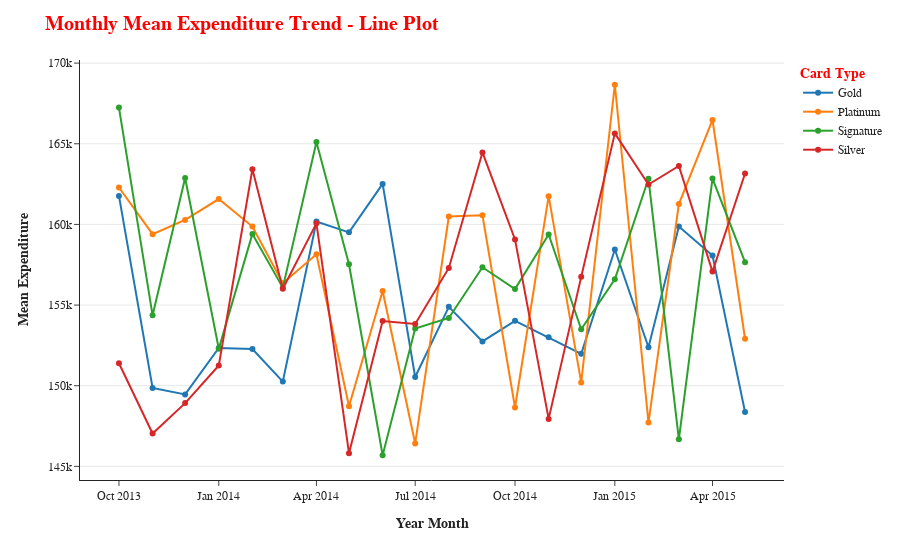

Notebook code for this chart:
### Markdown cell above
### <div style="text-align: left; background-color: #E0B279;  color: black; padding: 14px; line-height: 0.5;"> Monthly Spending Trend Analysis</div>

### Code cell
ccd_df['Date'] = pd.to_datetime(ccd_df['Date']) 
ccd_df['Year-Month'] = ccd_df['Date'].to_numpy().astype('datetime64[M]') 
ccd_df['City'] = ccd_df['City'].apply(lambda x: x.split(",")[0])

monthly_df = ccd_df[['Year-Month','Card Type','Amount']].groupby(['Year-Month','Card Type']).agg(mean_exp_amt=('Amount', 'mean')).reset_index().sort_values(['Year-Month','Card Type'])
monthly_df['mean_exp_amt']=monthly_df['mean_exp_amt'].astype('int')

fig = px.line(data_frame=monthly_df, x='Year-Month',y='mean_exp_amt', color='Card Type',template='simple_white',markers=True)
# fig.update_traces(mode="markers+lines", hovertemplate=None)
fig.update_yaxes(showgrid=True)
fig.update_layout(hovermode="x unified")

fig.update_layout(
    title='<b>Monthly Mean Expenditure Trend - Line Plot</b>',
    font_family="Courier New",
    title_font_family="Courier New",
    title_font_color="red",
    title_font_size=20,
    xaxis_title="<b>Year Month</b>",
    yaxis_title="<b>Mean Expenditure</b>",
    legend_title='<b>Card Type</b>',
    legend_title_font_color="red",
    plot_bgcolor = '#FFFFFF'
)

fig.show()

### Figure 1 — Plotly figure (JSON) as saved in the notebook; plotly's stock layout.template omitted (floating-point values rounded to 4 significant figures)
{"data": [{"hovertemplate": "Card Type=Gold<br>Year-Month=%{x}<br>mean_exp_amt=%{y}<extra></extra>", "legendgroup": "Gold", "line": {"color": "#1F77B4", "dash": "solid"}, "marker": {"symbol": "circle"}, "mode": "lines+markers", "name": "Gold", "orientation": "v", "showlegend": true, "type": "scatter", "x": ["2013-10-01T00:00:00", "2013-11-01T00:00:00", "2013-12-01T00:00:00", "2014-01-01T00:00:00", "2014-02-01T00:00:00", "2014-03-01T00:00:00", "2014-04-01T00:00:00", "2014-05-01T00:00:00", "2014-06-01T00:00:00", "2014-07-01T00:00:00", "2014-08-01T00:00:00", "2014-09-01T00:00:00", "2014-10-01T00:00:00", "2014-11-01T00:00:00", "2014-12-01T00:00:00", "2015-01-01T00:00:00", "2015-02-01T00:00:00", "2015-03-01T00:00:00", "2015-04-01T00:00:00", "2015-05-01T00:00:00"], "xaxis": "x", "y": [161768, 149863, 149463, 152343, 152273, 150255, 160182, 159507, 162513, 150542, 154888, 152744, 154024, 153007, 151978, 158443, 152387, 159867, 158070, 148372], "yaxis": "y"}, {"hovertemplate": "Card Type=Platinum<br>Year-Month=%{x}<br>mean_exp_amt=%{y}<extra></extra>", "legendgroup": "Platinum", "line": {"color": "#FF7F0E", "dash": "solid"}, "marker": {"symbol": "circle"}, "mode": "lines+markers", "name": "Platinum", "orientation": "v", "showlegend": true, "type": "scatter", "x": ["2013-10-01T00:00:00", "2013-11-01T00:00:00", "2013-12-01T00:00:00", "2014-01-01T00:00:00", "2014-02-01T00:00:00", "2014-03-01T00:00:00", "2014-04-01T00:00:00", "2014-05-01T00:00:00", "2014-06-01T00:00:00", "2014-07-01T00:00:00", "2014-08-01T00:00:00", "2014-09-01T00:00:00", "2014-10-01T00:00:00", "2014-11-01T00:00:00", "2014-12-01T00:00:00", "2015-01-01T00:00:00", "2015-02-01T00:00:00", "2015-03-01T00:00:00", "2015-04-01T00:00:00", "2015-05-01T00:00:00"], "xaxis": "x", "y": [162290, 159395, 160281, 161571, 159866, 156358, 158150, 148723, 155870, 146422, 160488, 160569, 148649, 161751, 150206, 168659, 147718, 161261, 166475, 152911], "yaxis": "y"}, {"hovertemplate": "Card Type=Signature<br>Year-Month=%{x}<br>mean_exp_amt=%{y}<extra></extra>", "legendgroup": "Signature", "line": {"color": "#2CA02C", "dash": "solid"}, "marker": {"symbol": "circle"}, "mode": "lines+markers", "name": "Signature", "orientation": "v", "showlegend": true, "type": "scatter", "x": ["2013-10-01T00:00:00", "2013-11-01T00:00:00", "2013-12-01T00:00:00", "2014-01-01T00:00:00", "2014-02-01T00:00:00", "2014-03-01T00:00:00", "2014-04-01T00:00:00", "2014-05-01T00:00:00", "2014-06-01T00:00:00", "2014-07-01T00:00:00", "2014-08-01T00:00:00", "2014-09-01T00:00:00", "2014-10-01T00:00:00", "2014-11-01T00:00:00", "2014-12-01T00:00:00", "2015-01-01T00:00:00", "2015-02-01T00:00:00", "2015-03-01T00:00:00", "2015-04-01T00:00:00", "2015-05-01T00:00:00"], "xaxis": "x", "y": [167242, 154364, 162879, 152292, 159413, 156081, 165108, 157525, 145689, 153540, 154201, 157343, 155993, 159375, 153498, 156601, 162828, 146676, 162841, 157661], "yaxis": "y"}, {"hovertemplate": "Card Type=Silver<br>Year-Month=%{x}<br>mean_exp_amt=%{y}<extra></extra>", "legendgroup": "Silver", "line": {"color": "#D62728", "dash": "solid"}, "marker": {"symbol": "circle"}, "mode": "lines+markers", "name": "Silver", "orientation": "v", "showlegend": true, "type": "scatter", "x": ["2013-10-01T00:00:00", "2013-11-01T00:00:00", "2013-12-01T00:00:00", "2014-01-01T00:00:00", "2014-02-01T00:00:00", "2014-03-01T00:00:00", "2014-04-01T00:00:00", "2014-05-01T00:00:00", "2014-06-01T00:00:00", "2014-07-01T00:00:00", "2014-08-01T00:00:00", "2014-09-01T00:00:00", "2014-10-01T00:00:00", "2014-11-01T00:00:00", "2014-12-01T00:00:00", "2015-01-01T00:00:00", "2015-02-01T00:00:00", "2015-03-01T00:00:00", "2015-04-01T00:00:00", "2015-05-01T00:00:00"], "xaxis": "x", "y": [151391, 147037, 148921, 151256, 163426, 156012, 160067, 145814, 154005, 153825, 157303, 164464, 159069, 147944, 156749, 165644, 162475, 163626, 157074, 163156], "yaxis": "y"}], "layout": {"font": {"family": "Courier New"}, "hovermode": "x unified", "legend": {"title": {"font": {"color": "red"}, "text": "<b>Card Type</b>"}, "tracegroupgap": 0}, "margin": {"t": 60}, "plot_bgcolor": "#FFFFFF", "title": {"font": {"color": "red", "family": "Courier New", "size": 20}, "text": "<b>Monthly Mean Expenditure Trend - Line Plot</b>"}, "xaxis": {"anchor": "y", "domain": [0, 1], "title": {"text": "<b>Year Month</b>"}}, "yaxis": {"anchor": "x", "domain": [0, 1], "showgrid": true, "title": {"text": "<b>Mean Expenditure</b>"}}}}
